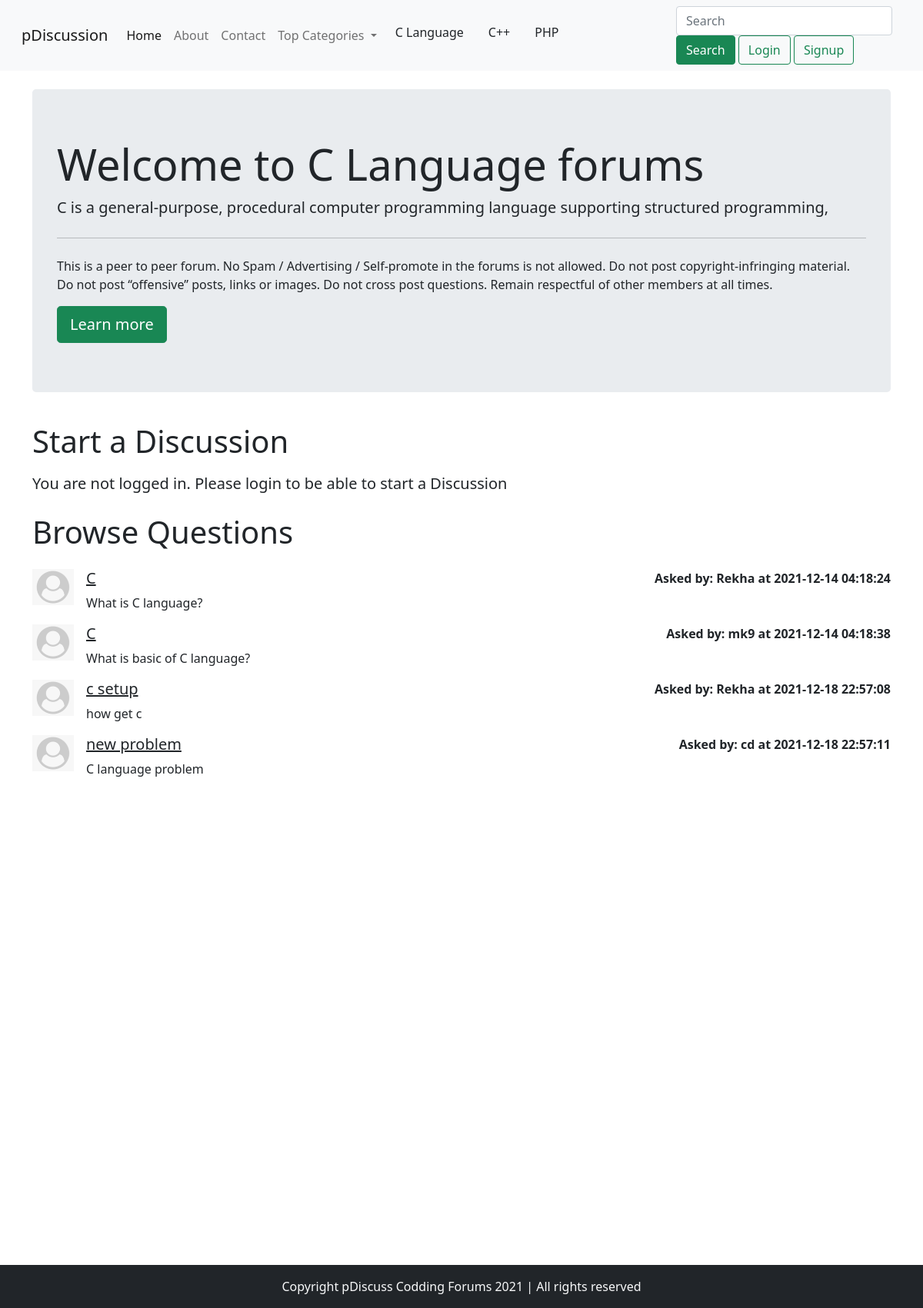
The app's page /threadlist.php?catid=1 with its own data.
### tables this page shows
CREATE TABLE `categories` (
  `id` int(7) NOT NULL,
  `name` varchar(255) NOT NULL,
  `description` text NOT NULL,
  `dt` datetime NOT NULL DEFAULT current_timestamp()
);

CREATE TABLE `threads` (
  `thread_id` int(7) NOT NULL,
  `thread_title` varchar(255) NOT NULL,
  `thread_desc` text NOT NULL,
  `thread_cat_id` int(7) NOT NULL,
  `thread_user_id` int(7) NOT NULL,
  `timestamp` timestamp NOT NULL DEFAULT current_timestamp() ON UPDATE current_timestamp()
);

CREATE TABLE `users` (
  `id` int(7) NOT NULL,
  `username` varchar(30) NOT NULL,
  `password` text NOT NULL,
  `dt` datetime NOT NULL DEFAULT current_timestamp()
);

### threadlist.php (the view, shortened to what this page needs)
<!doctype html>
<html lang="en">
<head>
    <link rel="stylesheet" href="https://stackpath.bootstrapcdn.com/bootstrap/4.5.0/css/bootstrap.min.css"
>
</head>
<body>
    <?php include 'partials/_header.php';?>
    <?php
        $id = $_GET['catid'];
        $sql = "SELECT * FROM `categories` WHERE id=$id";
        $result = mysqli_query($conn, $sql);
        while($row = mysqli_fetch_assoc($result)){
            $catname = $row['name'];
            $catdesc = $row['description'];
        }
    ?>
    <div class="container my-4">
        <div class="jumbotron">
            <h1 class="display-4">Welcome to <?php echo $catname;?> forums</h1>
            <p class="lead"> <?php echo $catdesc;?></p>
            <hr class="my-4">
            <p>This is a peer to peer forum. No Spam / Advertising / Self-promote in the forums is not allowed. Do not
                post copyright-infringing material. Do not post “offensive” posts, links or images. Do not cross post
                questions. Remain respectful of other members at all times.</p>
            <a class="btn btn-success btn-lg" href="#" role="button">Learn more</a>
        </div>
    </div>
    <?php
    if(isset($_SESSION['loggedin']) && $_SESSION['loggedin']==true)
    {
        echo
        '<div class="container">
                <h1 class="py-2">Start a Discussion</h1>
                <form action="'. $_SERVER["REQUEST_URI"] . '" method="post">
                    <div class="form-group">
                        <label for="exampleInputEmail1">Problem Title</label>
                        <input type="text" class="form-control" id="title" name="title" aria-describedby="emailHelp">
                        <small id="emailHelp" class="form-text text-muted">Keep your title as short and crisp as
                            possible</small>
                    </div>
                    <div class="form-group">
                        <input type="hidden" name="id" value="' . $_SESSION['id']  . '">
                        <label for="exampleFormControlTextarea1">Ellaborate Your Concern</label>
                        <textarea class="form-control" id="desc" name="desc" rows="3"></textarea>
                    </div>
                    <button type="submit" class="btn btn-success">Submit</button>
               </form>
        </div>';
     }
     else
     {
        echo '<div class="container">
        <h1 class="py-2">Start a Discussion</h1>
        <p class="lead">You are not logged in. Please login to be able to start a Discussion</p>
    </div>';
     }
  ?>
    <div class="container mb-5" id="ques">
        <h1 class="py-2">Browse Questions</h1>
        <?php
            $id=$_GET['catid'];
            $sql="SELECT * FROM `threads` WHERE thread_cat_id=$id";
            $result=mysqli_query($conn,$sql);
            while($row=mysqli_fetch_assoc($result)){
                $id=$row['thread_id'];
                $title=$row['thread_title'];
                $desc=$row['thread_desc'];
                $thread_time=$row['timestamp'];
                $thread_user_id=$row['thread_user_id'];
                $sql2="SELECT username FROM `users` WHERE id='$thread_user_id'";
                $result2=mysqli_query($conn,$sql2);
                $row2=mysqli_fetch_assoc($result2);
              echo '<div class="media my-3">
                    <img src="img/userdefault.png" width="54px" class="mr-3" alt="..." align="left"><div class="media-body"> <h5 class="mt-0"> <a class="text-dark" href="thread.php?threadid=' . $id. '">'. $title . ' </a></h5>' . $desc . ' </div>' . '<div class="font-weight-bold my-0">Asked by: '. $row2['username'] . ' at '. $thread_time. '</div>
                    </div>';
            }
     ?>
    </div>
    <?php include 'partials/_footer.php';?>
</body>
</html>

### partials/_header.php (shortened to what this page needs)
    <link href="bootstrap5/css/bootstrap.min.css" rel="stylesheet">
<?php
include '_dbconnect.php';
include 'partials/_nav.php';
?>

### partials/_nav.php (shortened to what this page needs)
<?php
include '_dbconnect.php';
echo '
<nav class="navbar navbar-expand-lg navbar-light bg-light">
<div class="container-fluid">
    <a class="navbar-brand" href="/forum/index.php">pDiscussion</a>
    <button class="navbar-toggler" type="button" data-bs-toggle="collapse" data-bs-target="#navbarSupportedContent" aria-controls="navbarSupportedContent" aria-expanded="false" aria-label="Toggle navigation">
    <span class="navbar-toggler-icon"></span>
    </button>
    <div class="collapse navbar-collapse" id="navbarSupportedContent">
    <ul class="navbar-nav me-auto mb-2 mb-lg-0">
        <li class="nav-item">
        <a class="nav-link active" aria-current="page" href="/forum">Home</a>
        </li>
        <li class="nav-item">
        <a class="nav-link" href="about.php">About</a>
        </li>
        <li class="nav-item">
        <a  class="nav-link" href="contact.php">Contact</a>
        </li>
        <li class="nav-item dropdown">
        <a class="nav-link dropdown-toggle" href="#" id="navbarDropdown" role="button" data-toggle="dropdown" aria-haspopup="true" aria-expanded="false">
           Top Categories
        </a>
        <div class="dropdown-menu" aria-labelledby="navbarDropdown">';
          $sql="SELECT * FROM `categories` LIMIT 3";
            $result=mysqli_query($conn,$sql);
            while($row=mysqli_fetch_assoc($result))
            {
                $id=$row['id'];
                $cat=$row['name'];
            echo '<li><a class="dropdown-item"  href="threadlist.php?catid= ' . $id . '">' . $cat . '</a></li>';
            }
        echo'</div>
    </ul>
    <div class="row mx-2">';
    if(isset($_SESSION['loggedin']) && $_SESSION['loggedin']==true)
    {
        echo ' <form class="d-flex" method="get" action="search.php">
        <input class="form-control me-2" type="search" name="search" placeholder="Search" aria-label="Search">
        <button class="btn-outline-success custom-btn-class" type="submit">Search</button>
        <p class="text-light my-0 mx-2"><p class="text-dark"> welcome '.$_SESSION['username'].'</p>
        <a href="partials/_logout.php" class="btn btn-outline-success" type="submit">Logout</a>
        </form>';
    }
    else
    {
        echo'
        <div class="mx-2">
        <input class="form-control me-2" type="search" name="search" placeholder="Search" aria-label="Search">
        <button class="btn btn-success" type="submit">Search</button>
            <button class="btn btn-outline-success" data-bs-toggle="modal" data-bs-target="#loginModal">
                Login
            </button>
            <button class="btn btn-outline-success" data-bs-toggle="modal" data-bs-target="#signupModal">
                Signup
            </button></div>';
    }
    echo'
         </div>
         </div>
         </nav>';
?>

### partials/_footer.php
<br><br><br><br><br><br><br><br><br><br><br><br><br><br><br><br><br><br><br><br><br>
<div class="container-fluid bg-dark text-light">
        <p class="text-center py-3 mb-0">Copyright pDiscuss Codding Forums 2021 | All rights reserved</p>
</div>

### threadlist.php (style rules this page uses)
#ques { min-height: 433px; }

### records on screen
categories: name "C Language", description "C is a general-purpose, procedural computer programming language supporting structured programming,"
categories: name "C++"
categories: name "PHP"
threads: thread_title "C", thread_desc "What is C language?", users.username "Rekha", timestamp "2021-12-14 04:18:24"
threads: thread_title "C", thread_desc "What is basic of C language?", users.username "mk9", timestamp "2021-12-14 04:18:38"
threads: thread_title "c setup", thread_desc "how get c", users.username "Rekha", timestamp "2021-12-18 22:57:08"
threads: thread_title "new problem", thread_desc "C language problem", users.username "cd", timestamp "2021-12-18 22:57:11"
